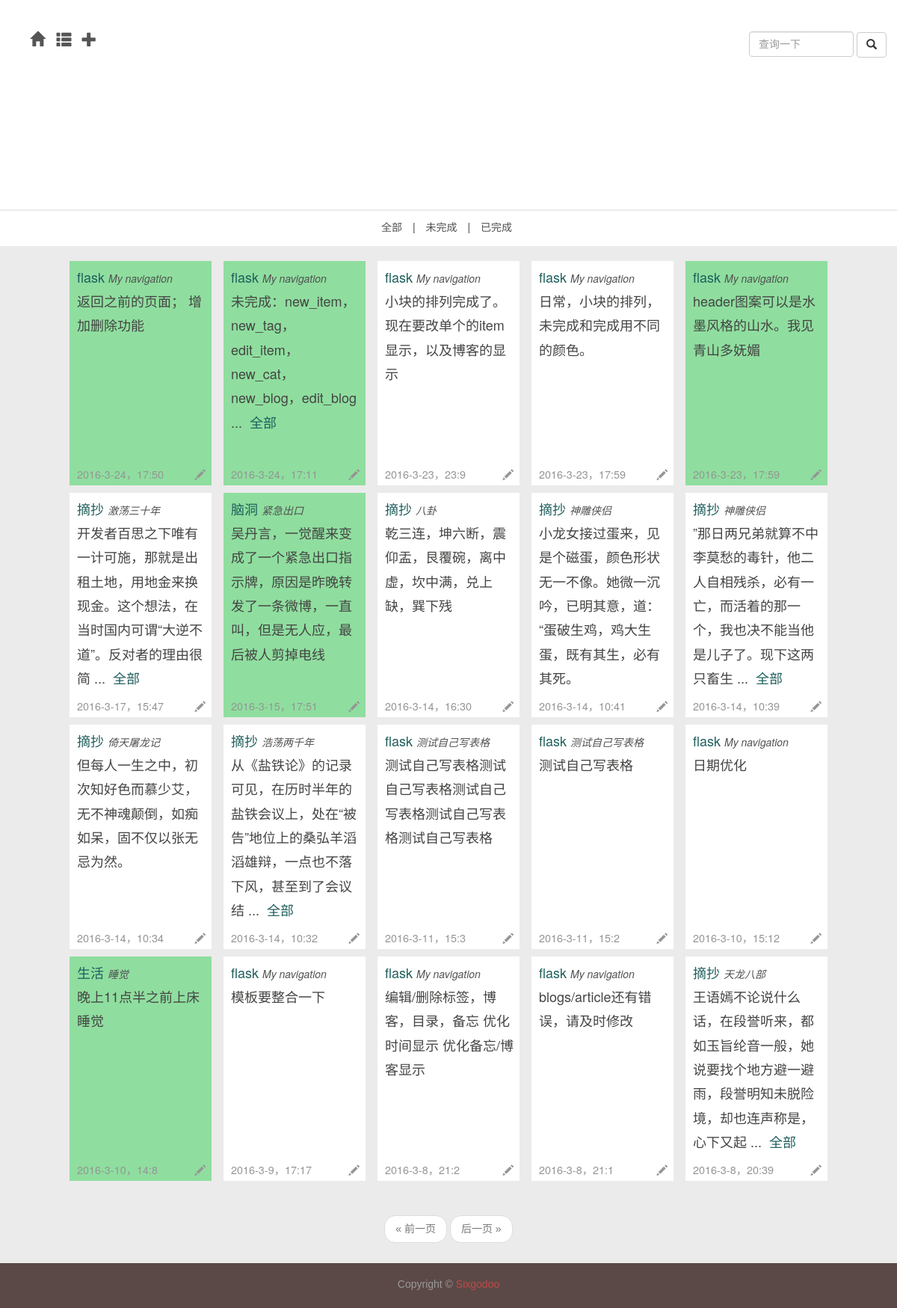
The page /daily on the database as committed earlier.
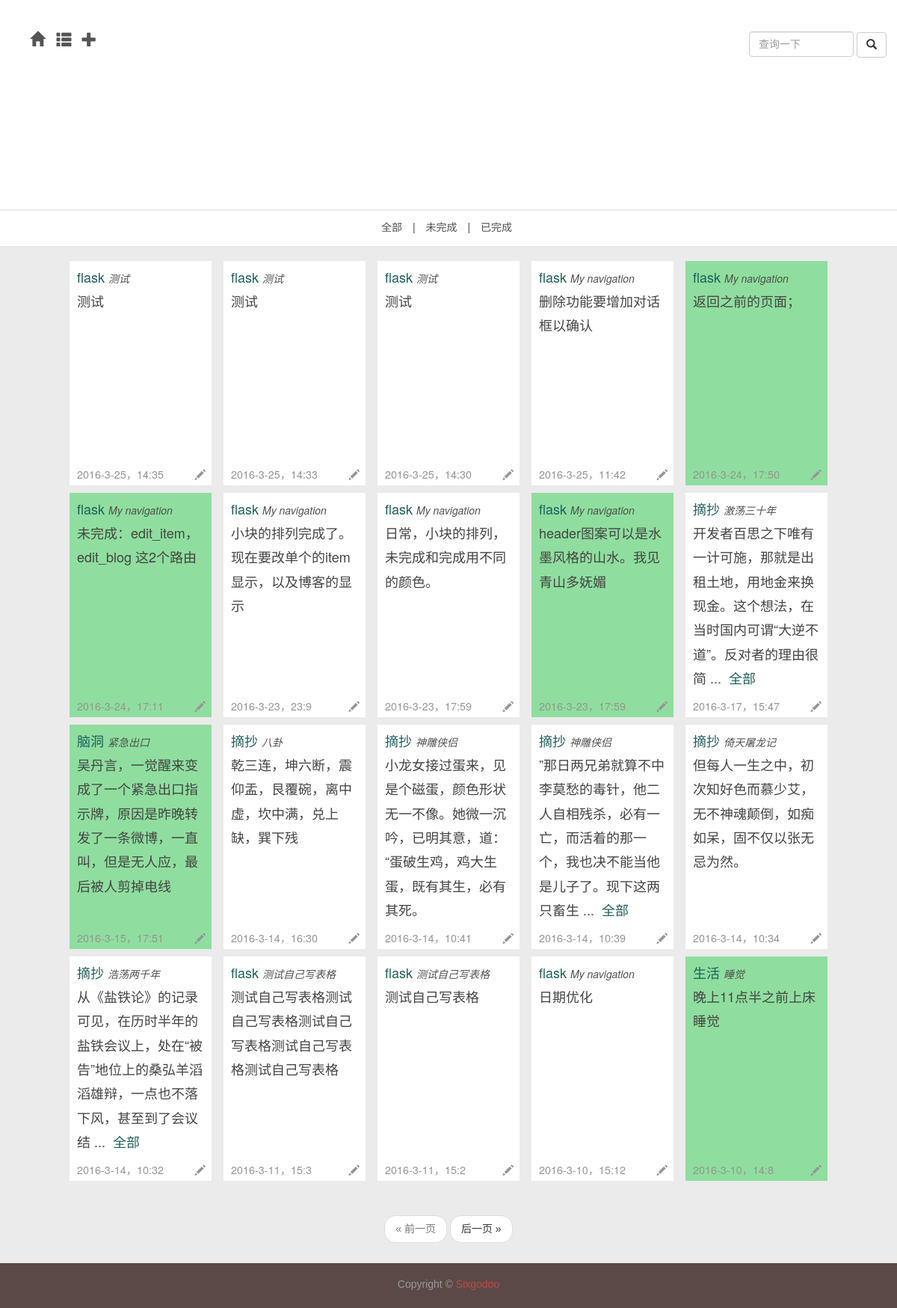
The same page on the database as committed later.
### app/models.py (models this page shows, shortened)
class Item(db.Model):
	__tablename__ = 'items'
	id = db.Column(db.Integer, primary_key = True)
	name = db.Column(db.String, index = True)
	tag_id = db.Column(db.Integer, db.ForeignKey('tags.id'))
	timestamp = db.Column(db.DateTime,index=True,default=datetime.now)
	flags = db.Column(db.SmallInteger)								   # 16 bits integer, now 0 means not abandoned 2016.03.04 12:59:26
	text = db.Column(db.Text)

class Tag(db.Model):
	__tablename__ = 'tags'
	id = db.Column(db.Integer, primary_key = True)
	name = db.Column(db.String, unique = True)
	items = db.relationship('Item', backref = 'tag')

### app/main/views.py (the view)
@main.route('/daily',methods=['GET','POST'])
def daily():
	form = QueryItemForm()
	page = request.args.get('page',1,type=int)
	if form.validate_on_submit():
		pagination = Item.query.filter_by(name=form.item_name.data).\
			order_by(Item.timestamp.desc()).\
			paginate(page,per_page=current_app.config['FLASKY_POSTS_PER_PAGE'],error_out=False)
		items = pagination.items
		return render_template('daily.html',title=u"检索",items=items,form=form,pagination=pagination)
	pagination = Item.query.order_by(Item.timestamp.desc()).paginate(page,per_page=current_app.config['FLASKY_POSTS_PER_PAGE'],error_out=False)
	items = pagination.items
	return render_template('daily.html',title=u"日常",items=items,form=form,pagination=pagination)

### app/main/forms.py
class QueryItemForm(Form):
	item_name = StringField('',\
		validators=[Required()])
	submit = SubmitField(u'查询')

### app/templates/daily.html (shortened to what this page needs)
{% extends "new_base.html" %}
{% import "bootstrap/wtf.html" as wtf %}
{% block head %}
	{{super()}}
	<link href={{ url_for('static',filename='daily.css') }} rel="stylesheet">
{% endblock %}
{% block topnav %}
<div class="top-nav">
<ul class="list-inline">
	<li role="presentation"><a href={{url_for('main.daily')}}>全部</a></li>
	<li>|</li>
	<li role="presentation"><a href={{url_for('main.daily_req',req_id=0)}}>未完成</a></li>
	<li>|</li>
	<li role="presentation"><a href={{url_for('main.daily_req',req_id=1)}}>已完成</a></li>
</ul>
</div>
{% endblock %}
{%block nav_extent%}
<div class="nav-ul lg">
	<div class="dropdown">
	<a class="dropdown-toggle" data-toggle="dropdown" role="button" aria-haspopup="true" aria-expanded="false">
		<span class="glyphicon glyphicon-plus" aria-hidden="true"></span>
	</a>
</div>
</div>
{%endblock%}
{% block content %}
	<div class="main">
	{% if items %}
	{% for item in items %}
	<article {% if item.flags %}class="post post-ok"{% else %}class="post post-not"{%endif%}>
		<header class="post-text">
			<p>
				<a href={{url_for('main.tag',tag_id=item.tag.id)}}>{{item.tag.name}}</a>
				<a href={{url_for('main.item',item_id=item.id)}}><i style="font-size:14px;">{{item.name}}</i></a>
			</p>
			<p>{{item.text[:57]}}
				{% if item.text[58] %}
				...&nbsp; <a href={{url_for('main.item',item_id=item.id)}}>全部</a>
				{% endif %}
			</p>
					<p class="post-time">
						{{item.timestamp.year}}-{{item.timestamp.month}}-{{item.timestamp.day}}，{{item.timestamp.hour}}:{{item.timestamp.minute}}
					</p>
					<div class="post-edit">
						<a href={{url_for('main.edit_item',item_id=item.id)}}>
							<span class="glyphicon glyphicon-pencil"></span>
						</a>
					</div>
				</header>
</article>
{% endfor %}
{% endif %}
</div>
<div class="container">
	<div class="nav-query">
		<form action="" method="post" name="item_query">
				{{form.item_name(class="form-control",placeholder="查询一下")}}
				<button class="btn btn-default" type="submit" style="inline-block">
					<span class="glyphicon glyphicon-search"></span>
				</button>
		</form>
	</div>
</div>
{% endblock %}
{% block page %}
{% if pagination %}
<div class="pagination my-pagination">
	<div class="container">
		{{macros.pagination_widget(pagination,'main.daily')}}
	</div>
</div>
{% endif %}
{% endblock %}

Rows that differ between the two databases and show on the page:
no longer on this page (row unchanged): Item: tag.name "flask", name "My navigation", text "模板要整合一下", timestamp.year "2016", timestamp.month "3", timestamp.day "9", timestamp.hour "17", timestamp.minute "17"
no longer on this page (row unchanged): Item: tag.name "flask", name "My navigation", text "编辑/删除标签，博客，目录，备忘 优化时间显示 优化备忘/博客显示", timestamp.year "2016", timestamp.month "3", timestamp.day "8", timestamp.hour "21", timestamp.minute "2"
no longer on this page (row unchanged): Item: tag.name "flask", name "My navigation", text "blogs/article还有错误，请及时修改", timestamp.year "2016", timestamp.month "3", timestamp.day "8", timestamp.hour "21", timestamp.minute "1"
no longer on this page (row unchanged): Item: tag.name "摘抄", name "天龙八部", text "王语嫣不论说什么话，在段誉听来，都如玉旨纶音一般，她说要找个地方避一避雨，段誉明知未脱险境，却也连声称是，心下又起", timestamp.year "2016", timestamp.month "3", timestamp.day "8", timestamp.hour "20", timestamp.minute "39"
added Item: tag.name "flask", name "测试", text "测试", timestamp.year "2016", timestamp.month "3", timestamp.day "25", timestamp.hour "14", timestamp.minute "35"
added Item: tag.name "flask", name "测试", text "测试", timestamp.year "2016", timestamp.month "3", timestamp.day "25", timestamp.hour "14", timestamp.minute "33"
added Item: tag.name "flask", name "测试", text "测试", timestamp.year "2016", timestamp.month "3", timestamp.day "25", timestamp.hour "14", timestamp.minute "30"
added Item: tag.name "flask", name "My navigation", text "删除功能要增加对话框以确认", timestamp.year "2016", timestamp.month "3", timestamp.day "25", timestamp.hour "11", timestamp.minute "42"
changed Item: text "返回之前的页面； 增加删除功能" → "返回之前的页面；"
changed Item: text "未完成：new_item，new_tag，edit_item，new_cat，new_blog，edit_blog" → "未完成：edit_item，edit_blog 这2个路由"; no longer shows "... 全部"
